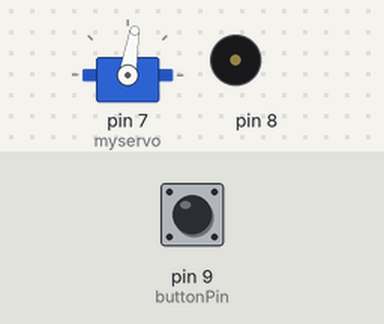
Bench run of a sketch on a simulated Arduino Uno, built with avr-gcc and run on an emulated ATmega328P. Parts: servo, buzzer (waves = sounding). The inputs (shaded band) are chosen by the test bench; at power-on: pin 9 (buttonPin) LOW.

Above: at 0.15 s.
At 1.05 s:
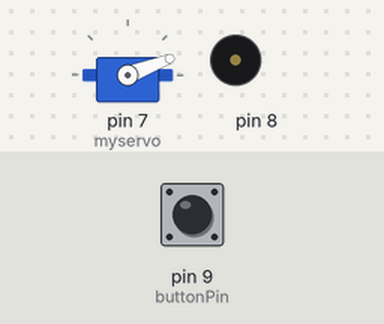
At 22.6 s:
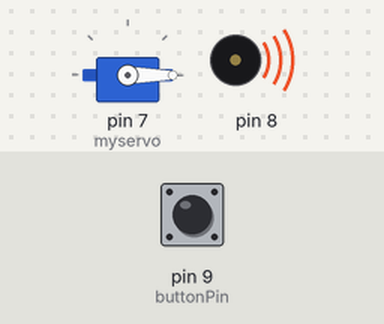
At 37.5 s:
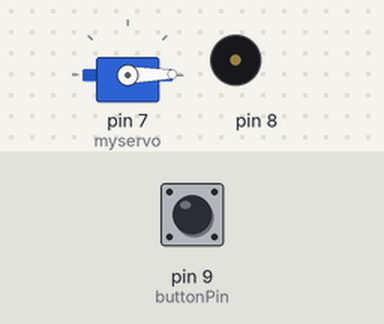
Timing chart, 0 to 40.0 s (numbered marks = the images above):
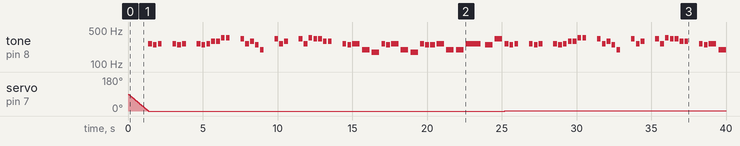

Measured:
- by itself, tone on pin 8: plays 262 Hz for 0.25 s, 247 Hz for 0.25 s, 262 Hz for 0.25 s, 262 Hz for 0.25 s, 247 Hz for 0.25 s, 262 Hz for 0.25 s … (79 notes in this stretch)

The sketch:

GateControlButtonTest.ino
```cpp
#include <Servo.h>
#include "pitches.h"

// Set digital pin numbers:
const int servoPin = 7;
const int buttonPin = 9;

int buttonState = 0;
int directionState = 1;

Servo myservo;
int pos = 0;

void setup() {
  myservo.attach(7);
  pinMode(buttonPin, INPUT);
}

void loop() {
  buttonState = digitalRead(buttonPin);
  if (directionState == 0){
    if (buttonState = HIGH) {
      directionState = 1;
      for(pos = 0; pos < 90; pos=pos+1)
      {
        myservo.write(pos);
        ThemeMusic();
        delay(15);
      }
    }
  } else if (directionState == 1) {
    if (buttonState = HIGH) {
      directionState = 0;
      for(pos = 90; pos>=1; pos=pos-1)
      {
        myservo.write(pos);
        delay(15);
      }
    }
  }
}

int melody[] = {
  NOTE_C4, NOTE_B3, NOTE_C4, 0,
  NOTE_C4, NOTE_B3, NOTE_C4, 0,
  NOTE_C4, NOTE_B3, NOTE_C4, NOTE_D4, NOTE_D4, NOTE_F4, NOTE_F4, 0,
  NOTE_E4, NOTE_C4, NOTE_D4, NOTE_B3, NOTE_G3, 0,
  NOTE_E4, NOTE_C4, NOTE_D4, 0,
  NOTE_E4, NOTE_C4, NOTE_F4, NOTE_E4, NOTE_E4, NOTE_D4, NOTE_D4, 0,
  NOTE_C4, NOTE_B3, NOTE_C4, NOTE_G3, NOTE_F3,
  NOTE_C4, NOTE_B3, NOTE_C4, NOTE_G3, NOTE_F3,
  NOTE_C4, NOTE_B3, NOTE_B3, NOTE_C4, NOTE_G3,
  NOTE_G3, NOTE_C4, NOTE_B3, NOTE_E4
};

int noteDurations[] = {
  4, 4, 4, 2,
  4, 4, 4, 2,
  4, 4, 4, 4, 4, 4, 4, 2,
  4, 4, 4, 4, 4, 2,
  4, 4, 4, 2,
  4, 4, 4, 4, 4, 4, 4, 2,
  4, 4, 2, 2, 2,
  4, 4, 2, 2, 2,
  4, 4, 3, 2, 2,
  2, 1, 2, 2,
};

void ThemeMusic() {
    for (int thisNote = 0; thisNote < 53; thisNote++) {

    int noteDuration = 1000 / noteDurations[thisNote];
    tone(8, melody[thisNote], noteDuration);

    int pauseBetweenNotes = noteDuration * 1.30;
    delay(pauseBetweenNotes);

    noTone(8);
  }
}
```

pitches.h
```cpp
/*************************************************
 * Public Constants
 *************************************************/

#define NOTE_B0  31
#define NOTE_C1  33
#define NOTE_CS1 35
#define NOTE_D1  37
#define NOTE_DS1 39
#define NOTE_E1  41
#define NOTE_F1  44
#define NOTE_FS1 46
#define NOTE_G1  49
#define NOTE_GS1 52
#define NOTE_A1  55
#define NOTE_AS1 58
#define NOTE_B1  62
#define NOTE_C2  65
#define NOTE_CS2 69
#define NOTE_D2  73
#define NOTE_DS2 78
#define NOTE_E2  82
#define NOTE_F2  87
#define NOTE_FS2 93
#define NOTE_G2  98
#define NOTE_GS2 104
#define NOTE_A2  110
#define NOTE_AS2 117
#define NOTE_B2  123
#define NOTE_C3  131
#define NOTE_CS3 139
#define NOTE_D3  147
#define NOTE_DS3 156
#define NOTE_E3  165
#define NOTE_F3  175
#define NOTE_FS3 185
#define NOTE_G3  196
#define NOTE_GS3 208
#define NOTE_A3  220
#define NOTE_AS3 233
#define NOTE_B3  247
#define NOTE_C4  262
#define NOTE_CS4 277
#define NOTE_D4  294
#define NOTE_DS4 311
#define NOTE_E4  330
#define NOTE_F4  349
#define NOTE_FS4 370
#define NOTE_G4  392
#define NOTE_GS4 415
#define NOTE_A4  440
#define NOTE_AS4 466
#define NOTE_B4  494
#define NOTE_C5  523
#define NOTE_CS5 554
#define NOTE_D5  587
#define NOTE_DS5 622
#define NOTE_E5  659
#define NOTE_F5  698
#define NOTE_FS5 740
#define NOTE_G5  784
#define NOTE_GS5 831
#define NOTE_A5  880
#define NOTE_AS5 932
#define NOTE_B5  988
#define NOTE_C6  1047
#define NOTE_CS6 1109
#define NOTE_D6  1175
#define NOTE_DS6 1245
#define NOTE_E6  1319
#define NOTE_F6  1397
#define NOTE_FS6 1480
#define NOTE_G6  1568
#define NOTE_GS6 1661
#define NOTE_A6  1760
#define NOTE_AS6 1865
#define NOTE_B6  1976
#define NOTE_C7  2093
#define NOTE_CS7 2217
#define NOTE_D7  2349
#define NOTE_DS7 2489
#define NOTE_E7  2637
#define NOTE_F7  2794
#define NOTE_FS7 2960
#define NOTE_G7  3136
#define NOTE_GS7 3322
#define NOTE_A7  3520
#define NOTE_AS7 3729
#define NOTE_B7  3951
#define NOTE_C8  4186
#define NOTE_CS8 4435
#define NOTE_D8  4699
#define NOTE_DS8 4978
```
